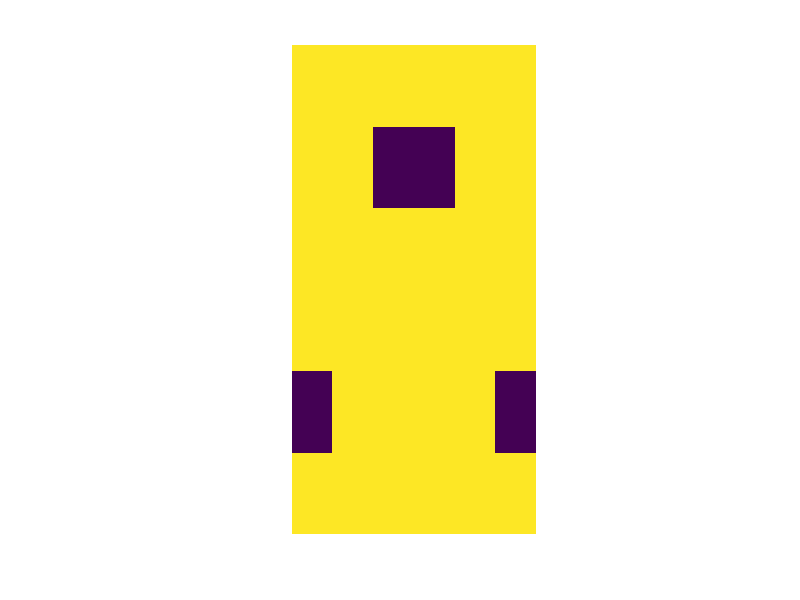

Write the MATLAB code that produced this figure.
clear all; clc;
fprintf('Creating Staggered Nanomesh Geometry...\n');
% This script generates the 3D smooth nanomesh
% assuming periodic boundary condition in X and Y directions
% simulation domain size
Lx = 600e-9;
Ly = 600e-9;
Lz = 145e-9;
Dp = 200e-9;
dx = 5e-9;          % grid spacing
Nx = round(Lx / dx);
Ny = round(Ly / dx);
Nz = round(Lz / dx);
Np = round(Dp / dx);

NM = zeros(2 * Nx, Ny, Nz+2);

for i = 2:2
    NM2 = ones(2*Nx,Ny);
    ixs = round((Nx-Np)/2);
    ixe = round((Nx+Np)/2);
    iys = round((Ny-Np)/2);
    iye = round((Ny+Np)/2);
    nx = ixe - ixs;
    ny = iye - iys;
    PORE = zeros(nx, ny);
    NM2(ixs+1:ixe,iys+1:iye) = PORE;
    % 1st half pores
    ixs = Nx + round((Nx-Np)/2);
    ixe = Nx + round((Nx+Np)/2);
    iys = 0;
    iye = round(Np/2);
    nx = ixe - ixs;
    ny = iye - iys;
    PORE = zeros(nx, ny);
    NM2(ixs+1:ixe,iys+1:iye) = PORE;
    % 2nd half pores
    ixs = Nx + round((Nx-Np)/2);
    ixe = Nx + round((Nx+Np)/2);
    iys = round(Ny - Np/2);;
    iye = Ny;
    nx = ixe - ixs;
    ny = iye - iys;
    PORE = zeros(nx, ny);
    NM2(ixs+1:ixe,iys+1:iye) = PORE;
    % end
    NM(:,:,i)=NM2;
    imagesc(NM2);
    axis equal
    axis off
end

% output the size of the simulation domain
fp = fopen('SNM.in','a+');
fprintf(fp,'%d  %d  %d\n', Nx, Ny, Nz+2);
fclose(fp);

% output the matrices
for i = 1:Nz+2
    NMi = NM(:,:,i);
    save('SNM.in','NMi','-ascii','-append');
end